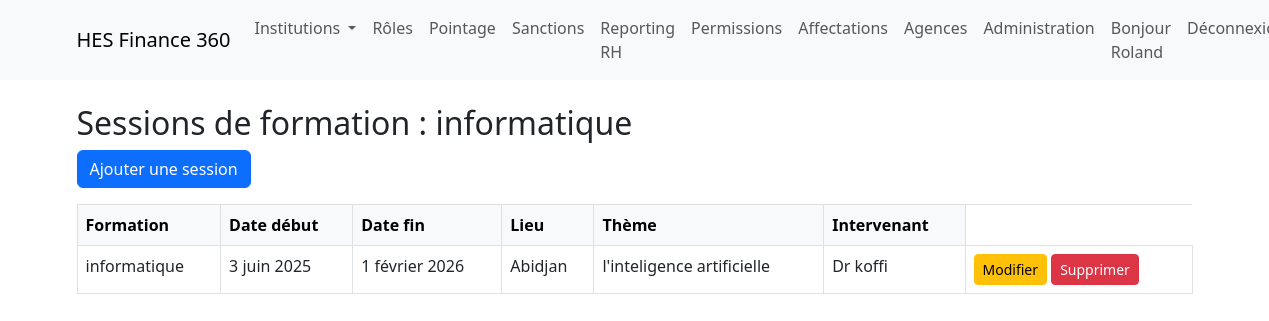
/rh/formations/1/sessions/ (signed in), run on the app's committed database.
### rh/models.py (models this page shows, shortened)
class Formation(models.Model):
    nom = models.CharField(max_length=200)
    description = models.TextField(blank=True, null=True)
    annee = models.PositiveIntegerField()

class SessionFormation(models.Model):
    formation = models.ForeignKey('Formation', on_delete=models.CASCADE, related_name='sessions')
    date_debut = models.DateField()
    date_fin = models.DateField()
    lieu = models.CharField(max_length=200)
    theme = models.CharField(max_length=200, blank=True, null=True)
    intervenant = models.CharField(max_length=200, blank=True, null=True)

### rh/views/formation.py (the view)
# urls.py: path('formations/<int:formation_id>/sessions/', formation.sessions_list, name='sessions_list'),
@login_required
@permission_required('rh.view_sessionformation', raise_exception=True)
def sessions_list(request, formation_id):
    formation = get_object_or_404(Formation, pk=formation_id)
    sessions = SessionFormation.objects.filter(formation=formation)
    return render(request, 'rh/formation/sessions_list.html', {'sessions': sessions, 'formation': formation})

### rh/templates/rh/formation/sessions_list.html
{% extends 'base.html' %}
{% block content %}
<div class="container mt-4">
    <h2>Sessions de formation{% if formation %} : {{ formation.nom }}{% endif %}</h2>
    <a href="{% url 'session_create' formation_id=formation.id %}" class="btn btn-primary mb-3">Ajouter une session</a>
    <table class="table table-bordered table-hover">
        <thead class="table-light">
            <tr>
                <th>Formation</th>
                <th>Date début</th>
                <th>Date fin</th>
                <th>Lieu</th>
                <th>Thème</th>
                <th>Intervenant</th>
            </tr>
        </thead>
        <tbody>
            {% for session in sessions %}
            <tr>
                <td>{{ session.formation.nom }}</td>
<td>{{ session.date_debut }}</td>
<td>{{ session.date_fin }}</td>
<td>{{ session.lieu }}</td>
<td>{{ session.theme }}</td>
<td>{{ session.intervenant }}</td>
<td>
    <a href="{% url 'session_update' pk=session.id %}" class="btn btn-sm btn-warning">Modifier</a>
    <a href="{% url 'session_delete' pk=session.id %}" class="btn btn-sm btn-danger">Supprimer</a>
</td>
            </tr>
            {% empty %}
            <tr><td colspan="6">Aucune session enregistrée.</td></tr>
            {% endfor %}
        </tbody>
    </table>
</div>
{% endblock %}

### templates/base.html (shortened to what this page needs)
<!DOCTYPE html>
<html lang="fr">
<head>
    <link href="https://cdn.jsdelivr.net/npm/bootstrap@5.3.0/dist/css/bootstrap.min.css" rel="stylesheet">
</head>
<body>
    <nav class="navbar navbar-expand-lg navbar-light bg-light mb-4">
      <div class="container">
        <a class="navbar-brand" href="{% url 'institution_list' %}">HES Finance 360</a>
        <div class="collapse navbar-collapse">
          {% if user.is_authenticated %}
          <ul class="navbar-nav me-auto">
            <li class="nav-item dropdown">
              <a class="nav-link dropdown-toggle" href="#" id="navbarDropdown" role="button" data-bs-toggle="dropdown" aria-expanded="false">
                Institutions
              </a>
            </li>
            <li class="nav-item"><a class="nav-link" href="{% url 'roles_list' %}">Rôles</a></li>
            <li class="nav-item"><a class="nav-link" href="{% url 'pointages_list' %}">Pointage</a></li>
            <li class="nav-item"><a class="nav-link" href="{% url 'sanctions_list' %}">Sanctions</a></li>
<li class="nav-item"><a class="nav-link" href="{% url 'reporting_rh' %}">Reporting RH</a></li>
            <li class="nav-item"><a class="nav-link" href="{% url 'permissions_list' %}">Permissions</a></li>
            <li class="nav-item"><a class="nav-link" href="{% url 'affectations_list' %}">Affectations</a></li>
            <li class="nav-item"><a class="nav-link" href="/agences/">Agences</a></li>
            <li class="nav-item"><a class="nav-link" href="/admin/">Administration</a></li>
          </ul>
          <ul class="navbar-nav ms-auto">
            <li class="nav-item"><span class="nav-link">Bonjour {{ user.username }}</span></li>
            <li class="nav-item"><a class="nav-link" href="/admin/logout/">Déconnexion</a></li>
          </ul>
          {% else %}
          <ul class="navbar-nav ms-auto">
            <li class="nav-item"><a class="nav-link" href="/admin/login/">Connexion</a></li>
          </ul>
          {% endif %}
        </div>
      </div>
    </nav>
    {% block content %}{% endblock %}
</body>
</html>

### data on the page
Formation: nom "informatique"
SessionFormation: formation.nom "informatique", date_debut "3 juin 2025", date_fin "1 février 2026", lieu "Abidjan", theme "l'inteligence artificielle", intervenant "Dr koffi"

### other printed values
{{ user.username }} "Roland"
